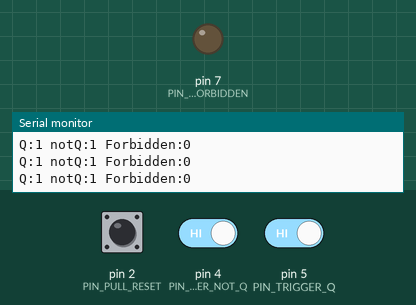
Recording of a sketch running on a simulated Arduino Uno, built with avr-gcc and run on an emulated ATmega328P. Parts: output pins drawn as LEDs (lit = HIGH), the last lines printed to the serial monitor. The inputs (shaded band) are chosen by the test bench; at power-on: pin 4 (PIN_TRIGGER_NOT_Q) HIGH, pin 5 (PIN_TRIGGER_Q) HIGH, pin 2 (PIN_PULL_RESET) LOW.

Above: at 1.2 s.
1.3 s: pin 4 (PIN_TRIGGER_NOT_Q) driven LOW and pin 5 (PIN_TRIGGER_Q) driven LOW
At 2.5 s:
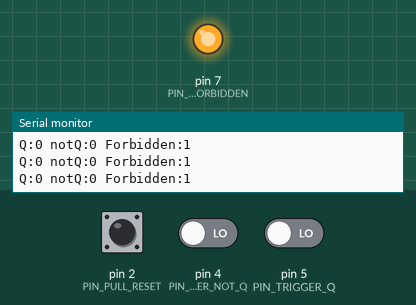
2.8 s: pin 4 (PIN_TRIGGER_NOT_Q) driven HIGH
At 3.6 s:
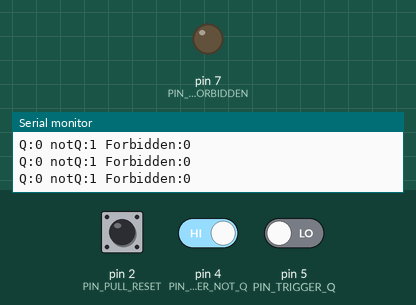
5.8 s: pin 4 (PIN_TRIGGER_NOT_Q) driven LOW
At 7.0 s:
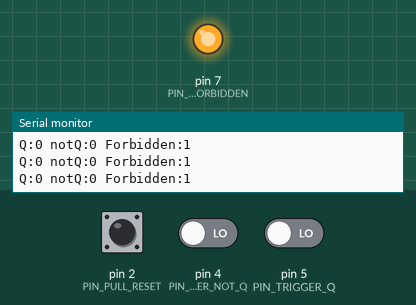
Timing chart, 0 to 8.8 s (numbered marks = the images above; inputs shaded):
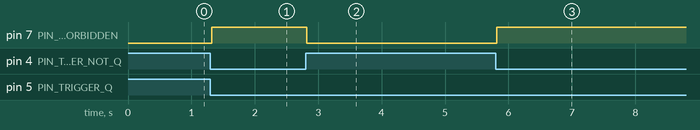

Measured:
- after the input at 1.3 s, pin 7 (PIN_LED_FORBIDDEN): LOW → HIGH at once
- after the input at 2.8 s, pin 7 (PIN_LED_FORBIDDEN): HIGH → LOW at once
- after the input at 5.8 s, pin 7 (PIN_LED_FORBIDDEN): LOW → HIGH at once

The sketch:

sketch_digit3.ino
```cpp
const int PIN_PULL_RESET      = 2;
const int PIN_TRIGGER_BUTTON  = 3;
const int PIN_TRIGGER_Q       = 5;
const int PIN_TRIGGER_NOT_Q   = 4;
const int PIN_LED_FORBIDDEN   = 7;

const int DELAY_MS       = 25;


void initPins() {
  pinMode(PIN_PULL_RESET, INPUT);
  pinMode(PIN_TRIGGER_BUTTON, OUTPUT);
  digitalWrite(PIN_TRIGGER_BUTTON, LOW);

  pinMode(PIN_TRIGGER_Q, INPUT);
  pinMode(PIN_TRIGGER_NOT_Q, INPUT);

  pinMode(PIN_LED_FORBIDDEN, OUTPUT);
  digitalWrite(PIN_LED_FORBIDDEN, LOW);
}

void readInputs(int &resetButton, int &qState, int &notQState) {
  resetButton = digitalRead(PIN_PULL_RESET);
  qState = digitalRead(PIN_TRIGGER_Q);
  notQState = digitalRead(PIN_TRIGGER_NOT_Q);
}

void stateLogic(int resetButton, int qState, int notQState, bool &isForbidden) {
  if (resetButton == HIGH) {
    digitalWrite(PIN_TRIGGER_BUTTON, HIGH);
  } else {
    digitalWrite(PIN_TRIGGER_BUTTON, LOW);
  }

  if (qState == LOW && notQState == LOW) {
    isForbidden = true;
  } else {
    isForbidden = false;
  }
}

void setup() {
  Serial.begin(9600);
  initPins();
}


void updateOutputs(bool isForbidden, int qState, int notQState) {

  if (isForbidden) {
    digitalWrite(PIN_LED_FORBIDDEN, HIGH);
  } else {
    digitalWrite(PIN_LED_FORBIDDEN, LOW);
  }

  Serial.print("Q:");
  Serial.print(qState);
  Serial.print(" notQ:");
  Serial.print(notQState);
  Serial.print(" Forbidden:");
  Serial.println(isForbidden ? 1 : 0);
}


void loop() {
  int resetButton = LOW;
  int qState = LOW;
  int notQState = LOW;
  bool isForbidden = false;

  readInputs(resetButton, qState, notQState);
  stateLogic(resetButton, qState, notQState, isForbidden);
  updateOutputs(isForbidden, qState, notQState);

  delay(DELAY_MS);
}
```
